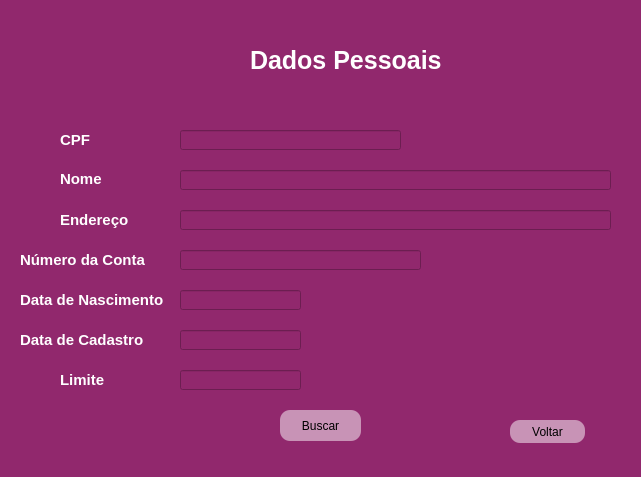
<?xml version="1.0" encoding="UTF-8"?>
<ui version="4.0">
 <class>MainWindow</class>
 <widget class="QMainWindow" name="MainWindow">
  <property name="geometry">
   <rect>
    <x>0</x>
    <y>0</y>
    <width>641</width>
    <height>477</height>
   </rect>
  </property>
  <property name="cursor">
   <cursorShape>ArrowCursor</cursorShape>
  </property>
  <property name="windowTitle">
   <string>MainWindow</string>
  </property>
  <property name="styleSheet">
   <string notr="true">background-color:rgba(145, 40, 109,0.9)</string>
  </property>
  <widget class="QWidget" name="centralwidget">
   <widget class="QLabel" name="label_6">
    <property name="geometry">
     <rect>
      <x>250</x>
      <y>30</y>
      <width>211</width>
      <height>61</height>
     </rect>
    </property>
    <property name="font">
     <font>
      <pointsize>19</pointsize>
      <weight>75</weight>
      <bold>true</bold>
     </font>
    </property>
    <property name="text">
     <string>&lt;html&gt;&lt;head/&gt;&lt;body&gt;&lt;p&gt;&lt;span style=&quot; color:#ffffff;&quot;&gt;Dados Pessoais&lt;/span&gt;&lt;/p&gt;&lt;/body&gt;&lt;/html&gt;</string>
    </property>
   </widget>
   <widget class="QLabel" name="label_8">
    <property name="geometry">
     <rect>
      <x>60</x>
      <y>170</y>
      <width>61</width>
      <height>16</height>
     </rect>
    </property>
    <property name="font">
     <font>
      <pointsize>11</pointsize>
      <weight>75</weight>
      <bold>true</bold>
     </font>
    </property>
    <property name="text">
     <string>&lt;html&gt;&lt;head/&gt;&lt;body&gt;&lt;p&gt;&lt;span style=&quot; color:#ffffff;&quot;&gt;Nome&lt;/span&gt;&lt;/p&gt;&lt;/body&gt;&lt;/html&gt;</string>
    </property>
   </widget>
   <widget class="QLineEdit" name="lineEdit_nascimento_2">
    <property name="enabled">
     <bool>false</bool>
    </property>
    <property name="geometry">
     <rect>
      <x>180</x>
      <y>290</y>
      <width>121</width>
      <height>20</height>
     </rect>
    </property>
    <property name="font">
     <font>
      <pointsize>11</pointsize>
     </font>
    </property>
    <property name="styleSheet">
     <string notr="true">color:rgb(255,255,255)</string>
    </property>
    <property name="text">
     <string/>
    </property>
   </widget>
   <widget class="QLabel" name="label_9">
    <property name="geometry">
     <rect>
      <x>20</x>
      <y>290</y>
      <width>151</width>
      <height>20</height>
     </rect>
    </property>
    <property name="font">
     <font>
      <pointsize>11</pointsize>
      <weight>75</weight>
      <bold>true</bold>
     </font>
    </property>
    <property name="text">
     <string>&lt;html&gt;&lt;head/&gt;&lt;body&gt;&lt;p&gt;&lt;span style=&quot; color:#ffffff;&quot;&gt;Data de Nascimento&lt;/span&gt;&lt;/p&gt;&lt;/body&gt;&lt;/html&gt;</string>
    </property>
   </widget>
   <widget class="QLabel" name="label_10">
    <property name="geometry">
     <rect>
      <x>60</x>
      <y>210</y>
      <width>81</width>
      <height>20</height>
     </rect>
    </property>
    <property name="font">
     <font>
      <pointsize>11</pointsize>
      <weight>75</weight>
      <bold>true</bold>
     </font>
    </property>
    <property name="text">
     <string>&lt;html&gt;&lt;head/&gt;&lt;body&gt;&lt;p&gt;&lt;span style=&quot; color:#ffffff;&quot;&gt;Endereço&lt;/span&gt;&lt;/p&gt;&lt;/body&gt;&lt;/html&gt;</string>
    </property>
   </widget>
   <widget class="QLabel" name="label_7">
    <property name="geometry">
     <rect>
      <x>60</x>
      <y>130</y>
      <width>61</width>
      <height>21</height>
     </rect>
    </property>
    <property name="font">
     <font>
      <pointsize>11</pointsize>
      <weight>75</weight>
      <bold>true</bold>
     </font>
    </property>
    <property name="text">
     <string>&lt;html&gt;&lt;head/&gt;&lt;body&gt;&lt;p&gt;&lt;span style=&quot; color:#ffffff;&quot;&gt;CPF&lt;/span&gt;&lt;/p&gt;&lt;/body&gt;&lt;/html&gt;</string>
    </property>
   </widget>
   <widget class="QLineEdit" name="lineEdit_nome_2">
    <property name="enabled">
     <bool>false</bool>
    </property>
    <property name="geometry">
     <rect>
      <x>180</x>
      <y>170</y>
      <width>431</width>
      <height>20</height>
     </rect>
    </property>
    <property name="font">
     <font>
      <pointsize>11</pointsize>
     </font>
    </property>
    <property name="styleSheet">
     <string notr="true">color:rgb(255,255,255)</string>
    </property>
    <property name="text">
     <string/>
    </property>
   </widget>
   <widget class="QLineEdit" name="lineEdit_CPF_2">
    <property name="enabled">
     <bool>false</bool>
    </property>
    <property name="geometry">
     <rect>
      <x>180</x>
      <y>130</y>
      <width>221</width>
      <height>20</height>
     </rect>
    </property>
    <property name="font">
     <font>
      <pointsize>11</pointsize>
     </font>
    </property>
    <property name="styleSheet">
     <string notr="true">color:rgb(255,255,255)</string>
    </property>
    <property name="text">
     <string/>
    </property>
   </widget>
   <widget class="QLineEdit" name="lineEdit_endereco_2">
    <property name="enabled">
     <bool>false</bool>
    </property>
    <property name="geometry">
     <rect>
      <x>180</x>
      <y>210</y>
      <width>431</width>
      <height>20</height>
     </rect>
    </property>
    <property name="font">
     <font>
      <pointsize>11</pointsize>
     </font>
    </property>
    <property name="styleSheet">
     <string notr="true">color:rgb(255,255,255)</string>
    </property>
    <property name="text">
     <string/>
    </property>
   </widget>
   <widget class="QPushButton" name="pushButton_voltar">
    <property name="geometry">
     <rect>
      <x>510</x>
      <y>420</y>
      <width>75</width>
      <height>23</height>
     </rect>
    </property>
    <property name="cursor">
     <cursorShape>PointingHandCursor</cursorShape>
    </property>
    <property name="styleSheet">
     <string notr="true">QPushButton{
	color: rgb(0, 0, 0) ;
	background-color : rgba(255,255,255,0.5);
	border-radius: 10px
}


QPushButton:hover{
	color: rgb(255,255,255) ;
	background-color : rgb(0,0,0);
}</string>
    </property>
    <property name="text">
     <string>Voltar</string>
    </property>
    <property name="autoDefault">
     <bool>true</bool>
    </property>
    <property name="default">
     <bool>true</bool>
    </property>
   </widget>
   <widget class="QLineEdit" name="lineEdit_data_cadastro">
    <property name="enabled">
     <bool>false</bool>
    </property>
    <property name="geometry">
     <rect>
      <x>180</x>
      <y>330</y>
      <width>121</width>
      <height>20</height>
     </rect>
    </property>
    <property name="font">
     <font>
      <pointsize>11</pointsize>
     </font>
    </property>
    <property name="styleSheet">
     <string notr="true">color:rgb(255,255,255)</string>
    </property>
    <property name="text">
     <string/>
    </property>
    <property name="frame">
     <bool>true</bool>
    </property>
   </widget>
   <widget class="QLabel" name="label_11">
    <property name="geometry">
     <rect>
      <x>20</x>
      <y>330</y>
      <width>131</width>
      <height>20</height>
     </rect>
    </property>
    <property name="font">
     <font>
      <pointsize>11</pointsize>
      <weight>75</weight>
      <bold>true</bold>
     </font>
    </property>
    <property name="text">
     <string>&lt;html&gt;&lt;head/&gt;&lt;body&gt;&lt;p&gt;&lt;span style=&quot; color:#ffffff;&quot;&gt;Data de Cadastro&lt;/span&gt;&lt;/p&gt;&lt;/body&gt;&lt;/html&gt;</string>
    </property>
   </widget>
   <widget class="QLabel" name="label_12">
    <property name="geometry">
     <rect>
      <x>60</x>
      <y>370</y>
      <width>51</width>
      <height>20</height>
     </rect>
    </property>
    <property name="font">
     <font>
      <pointsize>11</pointsize>
      <weight>75</weight>
      <bold>true</bold>
     </font>
    </property>
    <property name="text">
     <string>&lt;html&gt;&lt;head/&gt;&lt;body&gt;&lt;p&gt;&lt;span style=&quot; color:#ffffff;&quot;&gt;Limite&lt;/span&gt;&lt;/p&gt;&lt;/body&gt;&lt;/html&gt;</string>
    </property>
   </widget>
   <widget class="QLineEdit" name="lineEdit_limite">
    <property name="enabled">
     <bool>false</bool>
    </property>
    <property name="geometry">
     <rect>
      <x>180</x>
      <y>370</y>
      <width>121</width>
      <height>20</height>
     </rect>
    </property>
    <property name="font">
     <font>
      <pointsize>11</pointsize>
     </font>
    </property>
    <property name="styleSheet">
     <string notr="true">color:rgb(255,255,255)</string>
    </property>
    <property name="text">
     <string/>
    </property>
    <property name="frame">
     <bool>true</bool>
    </property>
   </widget>
   <widget class="QLabel" name="Icon_Login">
    <property name="enabled">
     <bool>true</bool>
    </property>
    <property name="geometry">
     <rect>
      <x>180</x>
      <y>40</y>
      <width>61</width>
      <height>51</height>
     </rect>
    </property>
    <property name="layoutDirection">
     <enum>Qt::LeftToRight</enum>
    </property>
    <property name="styleSheet">
     <string notr="true">background-color:rgb(241, 241, 241)rgb(253, 253, 253)</string>
    </property>
    <property name="frameShadow">
     <enum>QFrame::Raised</enum>
    </property>
    <property name="text">
     <string/>
    </property>
    <property name="pixmap">
     <pixmap>../img/Dados_busca.png</pixmap>
    </property>
    <property name="scaledContents">
     <bool>true</bool>
    </property>
    <property name="wordWrap">
     <bool>false</bool>
    </property>
   </widget>
   <widget class="QPushButton" name="pushButton_buscar">
    <property name="geometry">
     <rect>
      <x>280</x>
      <y>410</y>
      <width>81</width>
      <height>31</height>
     </rect>
    </property>
    <property name="cursor">
     <cursorShape>PointingHandCursor</cursorShape>
    </property>
    <property name="styleSheet">
     <string notr="true">QPushButton{
	color: rgb(0, 0, 0) ;
	background-color : rgba(255,255,255,0.5);
	border-radius: 10px
}


QPushButton:hover{
	color: rgb(255,255,255) ;
	background-color : rgb(0,0,0);
}</string>
    </property>
    <property name="text">
     <string>Buscar</string>
    </property>
    <property name="autoDefault">
     <bool>true</bool>
    </property>
    <property name="default">
     <bool>true</bool>
    </property>
   </widget>
   <widget class="QLabel" name="label_13">
    <property name="geometry">
     <rect>
      <x>20</x>
      <y>250</y>
      <width>151</width>
      <height>20</height>
     </rect>
    </property>
    <property name="font">
     <font>
      <pointsize>11</pointsize>
      <weight>75</weight>
      <bold>true</bold>
     </font>
    </property>
    <property name="text">
     <string>&lt;html&gt;&lt;head/&gt;&lt;body&gt;&lt;p&gt;&lt;span style=&quot; color:#ffffff;&quot;&gt;Número da Conta&lt;/span&gt;&lt;/p&gt;&lt;/body&gt;&lt;/html&gt;</string>
    </property>
   </widget>
   <widget class="QLineEdit" name="lineEdit_numero_conta">
    <property name="enabled">
     <bool>false</bool>
    </property>
    <property name="geometry">
     <rect>
      <x>180</x>
      <y>250</y>
      <width>241</width>
      <height>20</height>
     </rect>
    </property>
    <property name="font">
     <font>
      <pointsize>11</pointsize>
     </font>
    </property>
    <property name="styleSheet">
     <string notr="true">color:rgb(255,255,255)</string>
    </property>
    <property name="text">
     <string/>
    </property>
   </widget>
  </widget>
  <widget class="QStatusBar" name="statusbar"/>
 </widget>
 <tabstops>
  <tabstop>lineEdit_CPF_2</tabstop>
  <tabstop>pushButton_buscar</tabstop>
  <tabstop>lineEdit_nome_2</tabstop>
  <tabstop>lineEdit_endereco_2</tabstop>
  <tabstop>lineEdit_nascimento_2</tabstop>
  <tabstop>lineEdit_data_cadastro</tabstop>
  <tabstop>lineEdit_limite</tabstop>
  <tabstop>pushButton_voltar</tabstop>
 </tabstops>
 <resources/>
 <connections/>
</ui>
